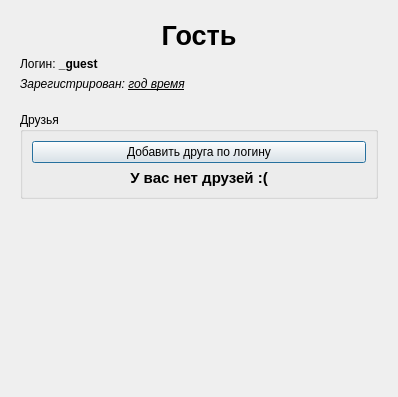
<?xml version="1.0" encoding="UTF-8"?>
<ui version="4.0">
 <class>UserProfileDialog</class>
 <widget class="QDialog" name="UserProfileDialog">
  <property name="geometry">
   <rect>
    <x>0</x>
    <y>0</y>
    <width>398</width>
    <height>397</height>
   </rect>
  </property>
  <property name="windowTitle">
   <string>SuperGames: Профиль пользователя</string>
  </property>
  <layout class="QVBoxLayout" name="verticalLayout">
   <item>
    <widget class="QScrollArea" name="scrollArea">
     <property name="frameShape">
      <enum>QFrame::NoFrame</enum>
     </property>
     <property name="frameShadow">
      <enum>QFrame::Plain</enum>
     </property>
     <property name="widgetResizable">
      <bool>true</bool>
     </property>
     <widget class="QWidget" name="scrollAreaWidgetContents">
      <property name="geometry">
       <rect>
        <x>0</x>
        <y>0</y>
        <width>380</width>
        <height>379</height>
       </rect>
      </property>
      <layout class="QVBoxLayout" name="verticalLayout_2">
       <item>
        <widget class="QLabel" name="nameTitle">
         <property name="font">
          <font>
           <pointsize>20</pointsize>
           <bold>true</bold>
          </font>
         </property>
         <property name="text">
          <string>Гость</string>
         </property>
         <property name="alignment">
          <set>Qt::AlignCenter</set>
         </property>
         <property name="margin">
          <number>15</number>
         </property>
        </widget>
       </item>
       <item>
        <widget class="QLabel" name="loginLabel">
         <property name="text">
          <string>Логин: &lt;b&gt;_guest&lt;/b&gt;</string>
         </property>
        </widget>
       </item>
       <item>
        <widget class="QLabel" name="dateLabel">
         <property name="font">
          <font>
           <italic>true</italic>
          </font>
         </property>
         <property name="text">
          <string>Зарегистрирован: &lt;u&gt;год время&lt;/u&gt;</string>
         </property>
        </widget>
       </item>
       <item>
        <spacer name="verticalSpacer_2">
         <property name="orientation">
          <enum>Qt::Vertical</enum>
         </property>
         <property name="sizeType">
          <enum>QSizePolicy::Fixed</enum>
         </property>
         <property name="sizeHint" stdset="0">
          <size>
           <width>20</width>
           <height>15</height>
          </size>
         </property>
        </spacer>
       </item>
       <item>
        <widget class="QGroupBox" name="friendsBox">
         <property name="title">
          <string>Друзья</string>
         </property>
         <layout class="QVBoxLayout" name="friendsLayout">
          <item>
           <widget class="QPushButton" name="addByLoginButton">
            <property name="text">
             <string>Добавить друга по логину</string>
            </property>
           </widget>
          </item>
          <item>
           <widget class="QLabel" name="noFriendsLabel">
            <property name="font">
             <font>
              <pointsize>11</pointsize>
              <bold>true</bold>
             </font>
            </property>
            <property name="text">
             <string>У вас нет друзей :(</string>
            </property>
            <property name="alignment">
             <set>Qt::AlignCenter</set>
            </property>
           </widget>
          </item>
         </layout>
        </widget>
       </item>
       <item>
        <spacer name="verticalSpacer">
         <property name="orientation">
          <enum>Qt::Vertical</enum>
         </property>
         <property name="sizeHint" stdset="0">
          <size>
           <width>20</width>
           <height>40</height>
          </size>
         </property>
        </spacer>
       </item>
      </layout>
     </widget>
    </widget>
   </item>
  </layout>
 </widget>
 <resources/>
 <connections/>
</ui>
